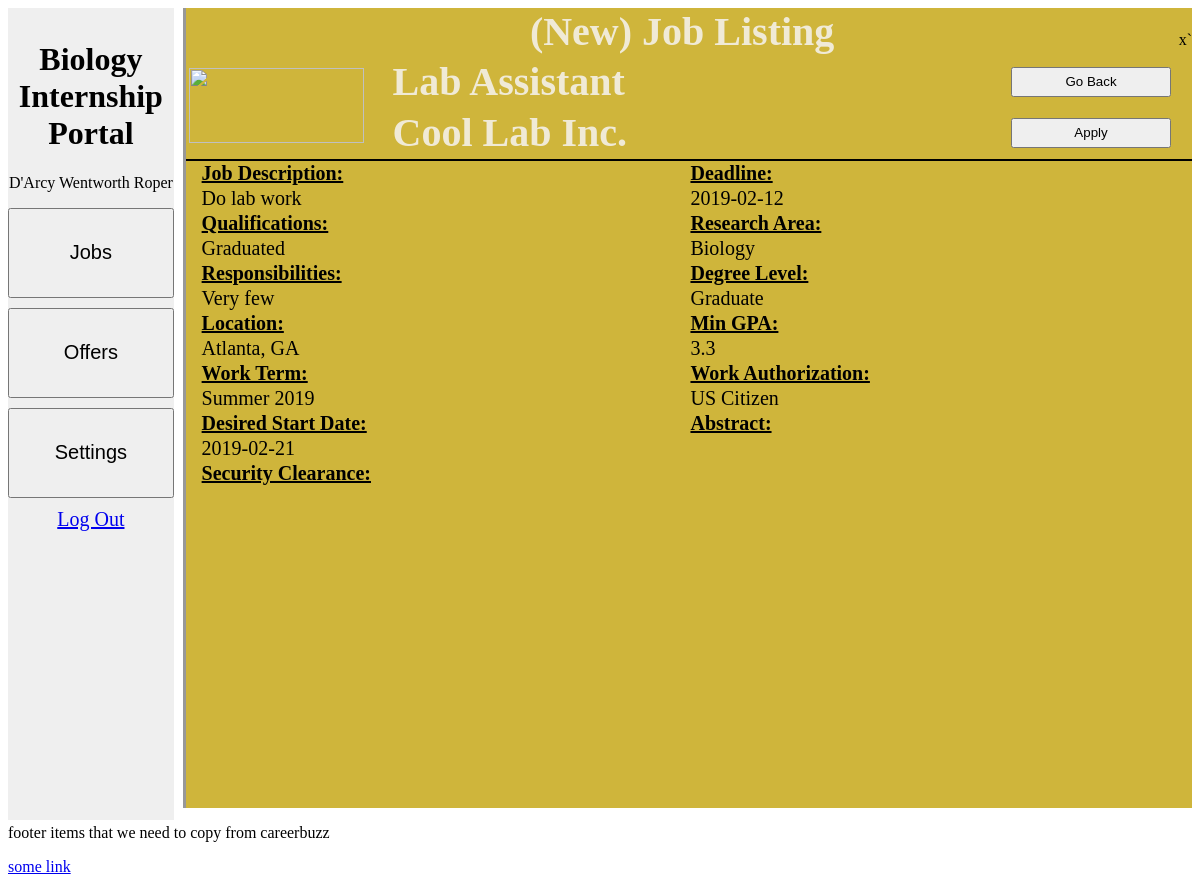
The app's page /views/student_job_view.php?id=9 with its own data.
### tables this page shows
CREATE TABLE `job_posting_table` (
  `job_id` int(11) NOT NULL,
  `employer_id` varchar(30) NOT NULL,
  `job_title` varchar(100) NOT NULL,
  `active_application_count` int(11) NOT NULL DEFAULT 0,
  `post_date` date NOT NULL,
  `expire_date` date NOT NULL,
  `start_date` date NOT NULL,
  `job_description` text NOT NULL,
  `qualifications` text NOT NULL,
  `responsibility` text NOT NULL,
  `location` text NOT NULL,
  `work_term` text NOT NULL,
  `research_area` text NOT NULL,
  `degree_level` enum('Undergraduate','Graduate','Other','') NOT NULL,
  `min_gpa` float NOT NULL,
  `work_authorization` enum('No Restriction','US Citizen','Other','') NOT NULL,
  `icon_id` int(11) NOT NULL,
  `abstract` text NOT NULL,
  `security_clearance` text NOT NULL
);

CREATE TABLE `user_table` (
  `user_id` varchar(100) NOT NULL,
  `user_type` enum('student','employer','admin','') NOT NULL,
  `email_address` varchar(100) NOT NULL,
  `company_name` tinytext NOT NULL,
  `first_name` tinytext NOT NULL,
  `middle_name` tinytext NOT NULL,
  `last_name` tinytext NOT NULL,
  `notification_app_recv` tinyint(1) NOT NULL,
  `notification_offer_letter` tinyint(1) NOT NULL,
  `notification_app_retract` tinyint(1) NOT NULL
);

### views/student_job_view.php (the view, shortened to what this page needs)
<!DOCTYPE html>
<html>
<head>
<link rel="stylesheet" href="users.css"/>
<link rel="stylesheet" href="view_job_listing.css"/>
</head>
<body>
<?php
	$id = $_GET['id'];
    $dbhost = 'localhost:3306';
    $dbuser = 'portal_user';
    $dbpass = 'portal-password';
    $conn = mysqli_connect($dbhost, $dbuser, $dbpass, 'BioInternshipPortal_db');
    $sql = "SELECT * FROM job_posting_table where job_id = ".$id;
    $retval = mysqli_query( $conn, $sql);
    $row = mysqli_fetch_assoc($retval);
?>
<div style="width: 100%; height: 100vh;min-width: 500px;" id = "container">
	<div id = "row">
		<div id = "sidePanel" class="sidebar">
			<h1>Biology Internship Portal</h1>
            <p>D'Arcy Wentworth Roper</p>
						<button onclick="window.location.href='student_jobs_page.php'" class="sidePanelRow">Jobs</button>
						<button onclick="window.location.href='student_offers.php'" class="sidePanelRow">Offers</button>
						<button onclick="window.location.href='student_settings.php'" class="sidePanelRow">Settings</button>
			<a href="BIP_login.php" style = "margin-top: 30px;" class="button">Log Out </a>
		</div>
		<div id = "infoPanel" class = "mainScreen">
			<div style="display: table; border-collapse: collapse; width: 100%;">
				<h1 style="font-size: 40px; color: #F0EAD6; display: table-cell; width: 100%; text-align: center;">&#40New&#41 Job Listing</h1>x`
			</div>
			<?php
			$sql = 'SELECT company_name FROM user_table WHERE user_id ='.$row['employer_id'];
		    $company_name_query = mysqli_query($conn, $sql);
		    if ($company_name_query) {
		        $result = mysqli_fetch_assoc($company_name_query);
		        $company_name = $result['company_name'];
		    } else {
		        $company_name = "Thermo Fisher Scientific";
		    }
			echo '
			<div style = "display: table; width: 100%;">
				<table style="width:100%; border-bottom: 2px solid black;">
					<tr>
						<td rowspan="2" style="width: 200px;">
							<img style = "height: 75px; width: 175px;" src="get_image.php?id='.$row['icon_id'].'"/>
						</td>
						<td>
							<label style="width: 90%; height: 30px;font-weight: bold; font-size: 40px;">'.$row['job_title'].'</label>
						</td>
						<td>
							<button onclick="window.location.href="student_jobs_page.php"" style="width: 90%; height: 30px;">Go Back</button>
						</td>
					</tr>
					<tr>
						<td>
							<label style="width: 90%; height: 30px;font-weight: bold; font-size: 40px;">'.$company_name.'</label>
						</td>
						<td>
							<button id="popup" onclick="div_show()" style="width: 90%; height: 30px;">Apply</button>
						</td>
					</tr>
				</table>
			</div>
						<input type="hidden" id="job_id" name="job_id" value='.$id.'>
			<div class="jobDetails">
				<table>
					<tr class="header">
						<td><label style="font-weight: bold; font-size: 20px; text-decoration: underline; ">Job Description:</label></td>
						<td>
							<label style="font-weight: bold; font-size: 20px; text-decoration: underline; ">Deadline:</label>
						</td>
					</tr>
					<tr>
						<td><label>'.$row['job_description'].'</label></td>
						<td>
							<label>'.$row['expire_date'].'</label></td>
					</tr>
					<tr>
						<td><label style="font-weight: bold; font-size: 20px; text-decoration: underline; ">Qualifications:</label></td>
						<td><label style="font-weight: bold; font-size: 20px; text-decoration: underline; ">Research Area:</label></td>
					</tr>
					<tr>
						<td><label>'.$row['qualifications'].'</label></td>
						<td>
							<label>'.$row['research_area'].'</label>
						</td>
					</tr>
					<tr>
						<td><label style="font-weight: bold; font-size: 20px; text-decoration: underline; ">Responsibilities:</label></td>
						<td><label style="font-weight: bold; font-size: 20px; text-decoration: underline; ">Degree Level:</label></td>
					</tr>
					<tr>
						<td><label>'.$row['responsibility'].'</label></td>
						<td>
							<label>'.$row['degree_level'].'</label>
						</td>
					</tr>
					<tr>
						<td><label style="font-weight: bold; font-size: 20px; text-decoration: underline; ">Location:</label></td>
						<td><label style="font-weight: bold; font-size: 20px; text-decoration: underline; ">Min GPA:</label></td>
					</tr>
					<tr>
						<td><label>'.$row['location'].'</label></td>
						<td>
							<label>'.$row['min_gpa'].'</label>
						</td>
					</tr>
					<tr>
						<td><label style="font-weight: bold; font-size: 20px; text-decoration: underline; ">Work Term:</label></td>
						<td><label style="font-weight: bold; font-size: 20px; text-decoration: underline; ">Work Authorization:</label></td>
					</tr>
					<tr>
						<td><label>'.$row['work_term'].'</label</td>
						<td><label>'.$row['work_authorization'].'</label></td>
					</tr>
					<tr>
						<td><label style="font-weight: bold; font-size: 20px; text-decoration: underline; ">Desired Start Date:</label></td>
						<td><label style="font-weight: bold; font-size: 20px; text-decoration: underline; ">Abstract:</label></td>
					</tr>
					<tr>
						<td><label>'.$row['start_date'].'</label></td>
						<td>
							<label style="text-w">'.$row['abstract'].'</label>
						</td>
					</tr>
					<tr>
						<td>
							<label style="font-weight: bold; font-size: 20px; text-decoration: underline; ">
								Security Clearance:
							</label>
						</td>
					</tr>
					<tr>
						<td>
							<label>'.$row['security_clearance'].'</label>
						</td>
					</tr>
				</table>
			</div>'
			?>
		</div>
	</div>
</div>
<div class="footer">
	<p>footer items that we need to copy from careerbuzz</p>
	<a href="somelink.edu">some link</a>
</div>
</body>
</html>

### views/users.css (style rules this page uses)
#container { display: table; }
#row { display: table-row; }
.sidebar { float: left; height: 100%; width: 14%; text-align: center; padding-top: 1%; background-color: buttonFace; display: table-cell; }
.sidebar button { width: 100%; vertical-align: center; height: 90px; font-size: 20px; margin-bottom: 10px; }
label { color: #F0EAD6; font-style: bold; font-size: 20px; }
a.button { width: 100%; vertical-align: center; height: 90px; font-size: 20px; margin-bottom: 10px; }
.mainScreen { float: right; height: 100%; width: 85%; background-color: #CFB53B; border-left: 3px solid #989898; display: table-cell; }
.footer { width: 100%; background-color: #FFFFFF; bottom: 0; position: relative; }

### views/view_job_listing.css (style rules this page uses)
.jobDetails table { width: 100%; border-collapse: collapse; box-sizing: border-box; margin-left: 15px; }
.jobDetails label { color: black; }
.jobDetails tr { margin-top: 15px; }

### records on screen
job_posting_table: job_title "Lab Assistant", job_description "Do lab work", expire_date "2019-02-12", qualifications "Graduated", research_area "Biology", responsibility "Very few", degree_level "Graduate", location "Atlanta, GA", min_gpa "3.3", work_term "Summer 2019", work_authorization "US Citizen", start_date "2019-02-21"
user_table: company_name "Cool Lab Inc."
